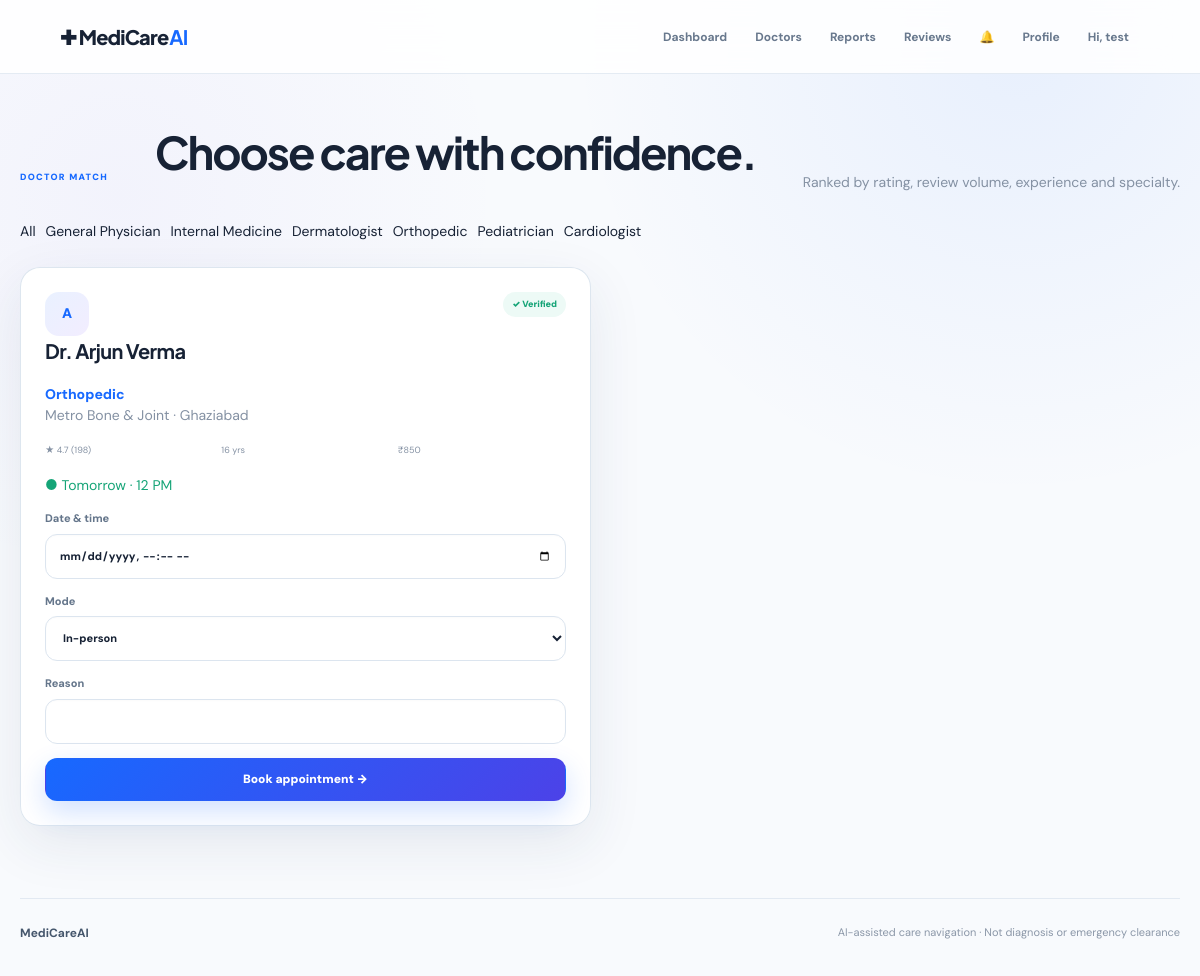
Screenshot of /doctors?specialty=Orthopedic (signed in) with the database file from the repository.
### tables this page shows
CREATE TABLE doctors(id INTEGER PRIMARY KEY,name TEXT,specialty TEXT,hospital TEXT,city TEXT,experience INT,rating REAL,reviews INT,fee INT,availability TEXT,verified INT DEFAULT 1);

### app.py (the view)
@app.route('/doctors')
@auth
def doctors():
 s=request.args.get('specialty','');c=db();q='SELECT * FROM doctors '+('WHERE specialty=? ' if s else '')+'ORDER BY rating DESC,reviews DESC';ds=c.execute(q,(s,) if s else ()).fetchall();c.close();return render_template('doctors.html',doctors=ds,specialty=s)

### app.py (called while the page is built)
def db():
 c=sqlite3.connect(DB); c.row_factory=sqlite3.Row; c.execute('PRAGMA foreign_keys=ON'); return c

def auth(f):
 @wraps(f)
 def w(*a,**k):
  if 'uid' not in session:return redirect(url_for('login'))
  return f(*a,**k)
 return w

@app.context_processor
def context():
 n=0
 if session.get('uid'):
  c=db();n=c.execute('SELECT COUNT(*) FROM notifications WHERE user_id=? AND read=0',(session['uid'],)).fetchone()[0];c.close()
 return {'user':session.get('name'),'role':session.get('role'),'unread':n}

### templates/doctors.html
{%extends 'base.html'%}{%block title%}Doctors{%endblock%}{%block content%}<section class="pagehead"><small class="eyebrow">DOCTOR MATCH</small><h1>Choose care with <span>confidence.</span></h1><p class="muted">Ranked by rating, review volume, experience and specialty.</p></section><div class="filters"><a href="/doctors">All</a>{%for s in ['General Physician','Internal Medicine','Dermatologist','Orthopedic','Pediatrician','Cardiologist']%}<a href="/doctors?specialty={{s}}">{{s}}</a>{%endfor%}</div><div class="doctorGrid">{%for d in doctors%}<article class="card doctor"><div class="split"><div class="docavatar">{{d.name.split()[1][0]}}</div><span class="verified">✓ Verified</span></div><h2>{{d.name}}</h2><b class="blue">{{d.specialty}}</b><p class="muted">{{d.hospital}} · {{d.city}}</p><div class="stats"><span>★ {{d.rating}} ({{d.reviews}})</span><span>{{d.experience}} yrs</span><span>₹{{d.fee}}</span></div><p class="green">● {{d.availability}}</p><form method="post" action="/book/{{d.id}}"><label>Date & time<input type="datetime-local" name="when_at" required></label><label>Mode<select name="mode"><option>In-person</option><option>Video consultation</option></select></label><label>Reason<input name="reason"></label><button class="btn primary full">Book appointment →</button></form></article>{%endfor%}</div>{%endblock%}

### static/css/style.css (style rules this page uses)
:root { --mc-blue: #1769ff; --mc-blue-dark: #0e52d8; --mc-indigo: #7658e8; --mc-ink: #172235; --mc-text: #52647a; --mc-muted: #8491a3; --mc-line: #e2e9f2; --mc-soft: #f6f9fd; --mc-card: rgba(255,255,255,.94); --mc-green: #15a477; --mc-red: #e45454; --mc-shadow: 0 18px 55px rgba(31, 58, 93, .09); }
* { box-sizing: border-box; }
html { scroll-behavior: smooth; }
body { margin: 0; min-height: 100vh; color: var(--mc-ink); background: radial-gradient(circle at 85% 5%, rgba(23,105,255,.07), transparent 28rem), radial-gradient(circle at 10% 20%, rgba(118,88,232,.045), transparent 24rem), #f8fafd; font-family: "DM Sans", system-ui, -apple-system, BlinkMacSystemFont, "Segoe UI", sans-serif; font-size: 14px; line-height: 1.5; }
a { color: inherit; text-decoration: none; }
button, input, textarea, select { font: inherit; }
button { cursor: pointer; }
h1, h2, h3, h4 { font-family: "Plus Jakarta Sans", "DM Sans", sans-serif; color: var(--mc-ink); }
h1 { letter-spacing: -.045em; }
h2 { letter-spacing: -.03em; }
p { margin-top: 0; }
.eyebrow { display: inline-block; margin-bottom: 8px; color: var(--mc-blue); font-size: 9px; font-weight: 900; letter-spacing: .14em; }
.muted { color: var(--mc-muted); }
.blue { color: var(--mc-blue); font-weight: 800; }
.green { color: var(--mc-green); }
.split { display: flex; align-items: center; justify-content: space-between; gap: 18px; }
.pagehead, .dashHead { display: flex; align-items: flex-end; justify-content: space-between; gap: 30px; margin-bottom: 28px; }
.pagehead h1, .dashHead h1 { margin: 0 0 7px; font-size: clamp(30px, 4vw, 45px); }
.pagehead p, .dashHead p { margin-bottom: 0; }
.card { background: var(--mc-card); border: 1px solid rgba(220,229,239,.95); border-radius: 20px; padding: 24px; box-shadow: var(--mc-shadow); }
.card h2 { margin: 0 0 18px; font-size: 20px; }
.btn { display: inline-flex; align-items: center; justify-content: center; min-height: 43px; gap: 8px; padding: 10px 16px; border: 1px solid transparent; border-radius: 12px; font-size: 12px; font-weight: 900; transition: .2s ease; }
.btn.primary { color: #fff; background: linear-gradient(135deg, var(--mc-blue), #4c42e8); box-shadow: 0 11px 28px rgba(23,105,255,.2); }
.btn.full { width: 100%; }
label { display: grid; gap: 7px; margin-bottom: 14px; color: #65768b; font-size: 11px; font-weight: 800; }
input, textarea, select { width: 100%; min-height: 45px; padding: 11px 13px; border: 1px solid #dce5ef; border-radius: 12px; outline: none; color: var(--mc-ink); background: #fff; box-shadow: inset 0 1px 2px rgba(30,50,75,.02); transition: .2s ease; }
input::placeholder, textarea::placeholder { color: #a5afbd; }
.badge, .verified, .live-badge { display: inline-flex; align-items: center; padding: 6px 9px; border-radius: 99px; background: #eef5ff; color: var(--mc-blue); font-size: 9px; font-weight: 900; white-space: nowrap; }
.avatar, .docavatar { display: grid; place-items: center; flex: 0 0 auto; width: 44px; height: 44px; border-radius: 14px; color: var(--mc-blue); background: linear-gradient(135deg, #e9f1ff, #f2edff); font-weight: 900; }
.filters { display: flex; align-items: center; gap: 10px; flex-wrap: wrap; margin-bottom: 25px; }
.doctorGrid { display: grid; grid-template-columns: repeat(2, minmax(0, 1fr)); gap: 18px; }
.doctor { transition: .2s ease; }
.doctor .split { align-items: flex-start; }
.doctor .stats { display: grid; grid-template-columns: repeat(3, 1fr); gap: 8px; margin: 18px 0; }
.doctor .stats b, .doctor .stats span { display: block; }
.doctor .stats span { color: var(--mc-muted); font-size: 9px; }
.verified { background: #edfaf6; color: var(--mc-green); }

### rows the page displays
doctors: name "A", name "Dr. Arjun Verma", specialty "Orthopedic", hospital "Metro Bone & Joint", city "Ghaziabad", rating "4.7", reviews "198", experience "16", fee "850", availability "Tomorrow · 12 PM"

### other values shown
{{ user.split()[0] }} "test"
{{ s }} "General Physician" "Internal Medicine" "Dermatologist" "Orthopedic" "Pediatrician" "Cardiologist"
